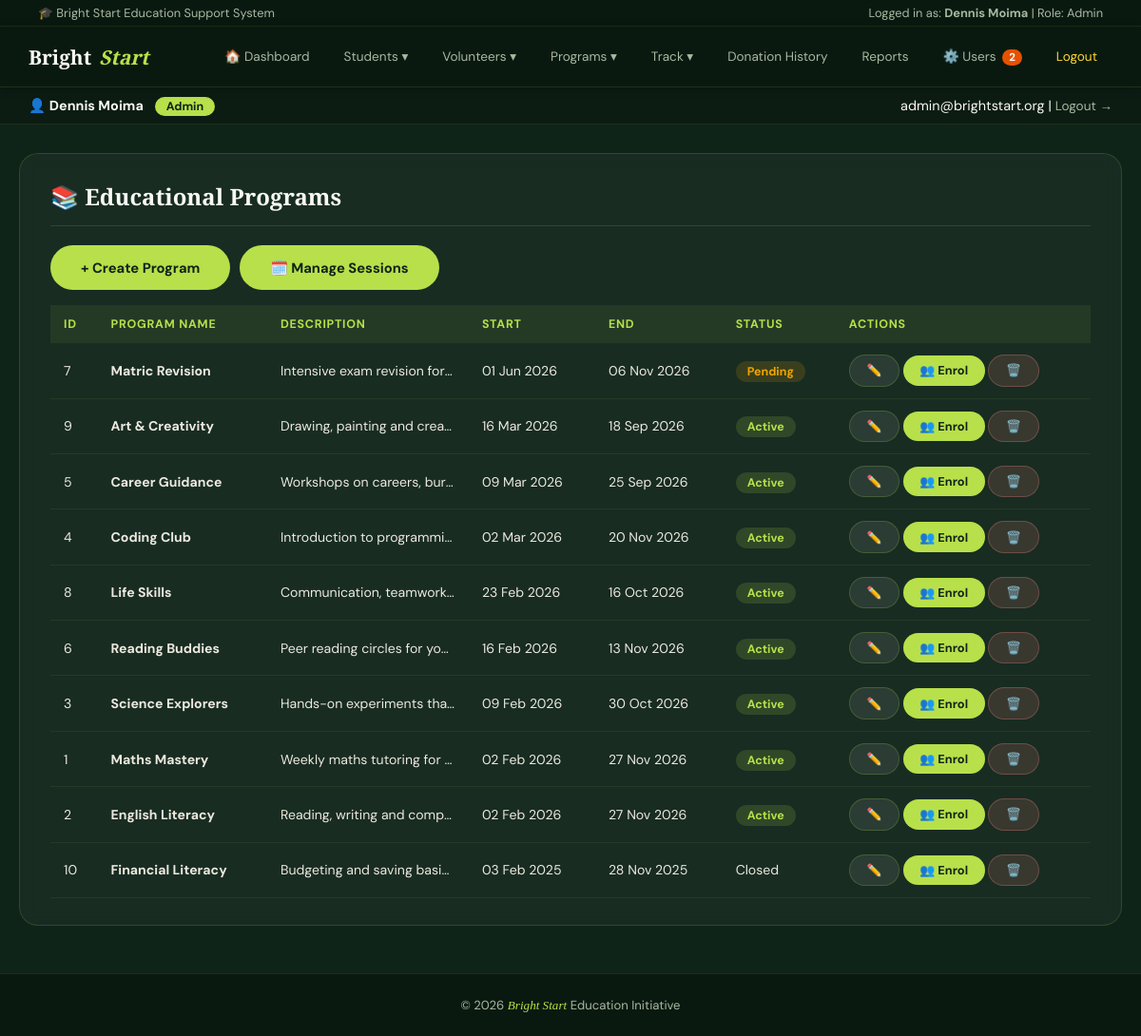
The page /programs.php (signed in) on the database its author committed.
### tables this page shows
CREATE TABLE tblprogram (
    ProgramID   INT AUTO_INCREMENT PRIMARY KEY,
    ProgramName VARCHAR(100) NOT NULL,
    Description TEXT,
    StartDate   DATE NOT NULL,
    EndDate     DATE NOT NULL,
    Status      VARCHAR(20) NOT NULL DEFAULT 'Active'    
);

### programs.php (the view, shortened to what this page needs)
<?php
require_once 'includes/DBConn.php';
$action=$_GET['action']??'list';
$editProg=null;
$programs=$conn->query(
    "SELECT * FROM tblProgram ORDER BY StartDate DESC"
);
?>
<!DOCTYPE html>
<html lang="en">
<head>
    <link rel="stylesheet" href="css/style.css">
</head>
<body>
<?php include 'includes/nav.php'; ?>
<div class="container">
    <?php if ($action==='add' || $action==='edit'): ?>
    <div class="card">
        <h2><?= $action==='edit' ? '✏️ Edit Program' : '➕ Create Program' ?></h2>
        <form method="POST" action="programs.php">
            <input type="hidden" name="action"
                   value="<?= $action==='edit'?'update':'add' ?>">
            <?php if ($editProg): ?>
                <input type="hidden" name="prog_id"
                       value="<?= $editProg['ProgramID'] ?>">
            <?php endif; ?>
            <div class="form-grid-2">
                <div class="form-group">
                    <label>Program Name *</label>
                    <input type="text" name="program_name" required
                           value="<?= htmlspecialchars($editProg['ProgramName']??'') ?>"
                           placeholder="Maths Literacy Program">
                </div>
                <div class="form-group">
                    <label>Status *</label>
                    <select name="status">
                        <?php foreach (['Active','Pending','Closed'] as $s): ?>
                            <option value="<?=$s?>"
                                <?= ($editProg['Status']??'')===$s?'selected':'' ?>>
                                <?=$s?>
                            </option>
                        <?php endforeach; ?>
                    </select>
                </div>
                <div class="form-group">
                    <label>Start Date *</label>
                    <input type="date" name="start_date" required
                           value="<?= $editProg['StartDate']??'' ?>">
                </div>
                <div class="form-group">
                    <label>End Date *</label>
                    <input type="date" name="end_date" required
                           value="<?= $editProg['EndDate']??'' ?>">
                </div>
            </div>
            <div class="form-group">
                <label>Description</label>
                <textarea name="description" rows="3"
                          placeholder="Brief description..."><?=
                    htmlspecialchars($editProg['Description']??'')
                ?></textarea>
            </div>
            <div style="display:flex; gap:10px; margin-top:10px;">
                <button type="submit" class="btn btn-primary">
                    <?= $action==='edit' ? '💾 Update' : '✅ Create Program' ?>
                </button>
                <a href="programs.php" class="btn btn-warning">Cancel</a>
            </div>
        </form>
    </div>
    <?php else: ?>
    <div class="card">
        <h2>📚 Educational Programs</h2>
        <div style="margin-bottom:16px; display:flex; gap:10px;">
            <a href="programs.php?action=add" class="btn btn-accent">
                + Create Program
            </a>
            <a href="sessions.php" class="btn btn-primary">
                🗓️ Manage Sessions
            </a>
        </div>
        <table class="data-table">
            <thead>
                <tr>
                    <th>ID</th><th>Program Name</th><th>Description</th>
                    <th>Start</th><th>End</th><th>Status</th><th>Actions</th>
                </tr>
            </thead>
            <tbody>
            <?php if ($programs && $programs->num_rows>0):
                while ($p=$programs->fetch_assoc()): ?>
                <tr>
                    <td><?= $p['ProgramID'] ?></td>
                    <td><strong><?= htmlspecialchars($p['ProgramName']) ?></strong></td>
                    <td style="max-width:180px; overflow:hidden;
                                text-overflow:ellipsis; white-space:nowrap;">
                        <?= htmlspecialchars($p['Description']) ?>
                    </td>
                    <td><?= date('d M Y',strtotime($p['StartDate'])) ?></td>
                    <td><?= date('d M Y',strtotime($p['EndDate'])) ?></td>
                    <td>
                        <span class="badge-<?= strtolower($p['Status']) ?>">
                            <?= $p['Status'] ?>
                        </span>
                    </td>
                    <td style="white-space:nowrap;">
                        <a href="programs.php?action=edit&id=<?= $p['ProgramID'] ?>"
                           class="btn btn-warning btn-sm">✏️</a>
                        <a href="enrolments.php?prog_id=<?= $p['ProgramID'] ?>"
                           class="btn btn-primary btn-sm">👥 Enrol</a>
                        <a href="programs.php?delete=<?= $p['ProgramID'] ?>"
                           class="btn btn-danger btn-sm"
                           onclick="return confirm('Delete?')">🗑️</a>
                    </td>
                </tr>
            <?php endwhile;
            endif; ?>
            </tbody>
        </table>
    </div>
    <?php endif; ?>
</div>
<footer>
    <p>&copy; 2026 <span>Bright Start</span> Education Initiative</p>
</footer>
</body>
</html>

### css/style.css (style rules this page uses)
:root { --primary: #1a3a2a; --secondary: #2d5a3d; --green-deep: #0f2419; --accent: #b8e04a; --accent-dark: #d4f06e; --light-bg: #16301f; --white: #f9f8f4; --off-white: #ede9df; --text-dark: #f9f8f4; --text-light: #a8b8a0; --border: rgba(184,224,74,0.2); --success: #b8e04a; --warning: #f0a500; --danger: #f08080; --font: 'DM Sans', sans-serif; --font-heading:'Playfair Display', serif; }
*, *::before, *::after { box-sizing: border-box; margin: 0; padding: 0; }
body { font-family: var(--font); background: var(--green-deep); color: var(--white); min-height: 100vh; }
.container { max-width: 1200px; margin: 30px auto; padding: 0 20px; }
.card { background: rgba(255,255,255,0.04); border: 1px solid rgba(184,224,74,0.15); border-radius: 1.25rem; padding: 28px 32px; margin-bottom: 24px; backdrop-filter: blur(8px); }
.card h2 { margin-bottom: 20px; color: var(--white); font-family: var(--font-heading); font-size: 1.5rem; padding-bottom: 14px; border-bottom: 1px solid rgba(184,224,74,0.15); display: flex; align-items: center; gap: 8px; }
.btn { display: inline-block; padding: 0.85rem 2rem; border: none; border-radius: 100px; font-size: .92rem; font-weight: 700; cursor: pointer; text-decoration: none; font-family: var(--font); transition: background .2s, transform .15s, opacity .2s; }
.btn-primary { background: var(--accent); color: var(--green-deep); }
.btn-accent { background: var(--accent); color: var(--green-deep); }
.btn-danger { background: rgba(240,128,128,0.15); color: #f08080; border: 1px solid rgba(240,128,128,0.3); }
.btn-warning { background: rgba(255,255,255,0.08); color: var(--off-white); border: 1px solid rgba(184,224,74,0.2); }
.btn-sm { padding: 0.45rem 1.1rem; font-size: .8rem; }
.data-table { width: 100%; border-collapse: collapse; font-size: .88rem; margin-top: 8px; }
.data-table thead tr { background: rgba(184,224,74,0.08); }
.data-table thead th { padding: 12px 14px; text-align: left; font-weight: 700; color: var(--accent); font-size: .78rem; letter-spacing: .06em; text-transform: uppercase; }
.data-table tbody tr { border-bottom: 1px solid rgba(184,224,74,0.08); transition: background .15s; }
.data-table tbody td { padding: 12px 14px; vertical-align: middle; color: var(--off-white); }
.badge-active, .badge-present { background: rgba(184,224,74,0.15); color: var(--accent); border-radius: 100px; padding: 3px 12px; font-size: .78rem; font-weight: 700; }
.badge-pending { background: rgba(240,165,0,0.15); color: #f0a500; border-radius: 100px; padding: 3px 12px; font-size: .78rem; font-weight: 700; }
footer { background: rgba(10,24,16,0.9); color: var(--text-light); text-align: center; padding: 24px; font-size: .82rem; margin-top: 50px; border-top: 1px solid rgba(184,224,74,0.1); }
footer span { color: var(--accent); font-style: italic; font-family: var(--font-heading); }

### rows shown on the page
tblprogram: ProgramID "7", ProgramName "Matric Revision", Description "Intensive exam revision for…", StartDate "01 Jun 2026", EndDate "06 Nov 2026", Status "Pending"
tblprogram: ProgramID "9", ProgramName "Art & Creativity", Description "Drawing, painting and crea…", StartDate "16 Mar 2026", EndDate "18 Sep 2026", Status "Active"
tblprogram: ProgramID "5", ProgramName "Career Guidance", Description "Workshops on careers, bur…", StartDate "09 Mar 2026", EndDate "25 Sep 2026", Status "Active"
tblprogram: ProgramID "4", ProgramName "Coding Club", Description "Introduction to programmi…", StartDate "02 Mar 2026", EndDate "20 Nov 2026", Status "Active"
tblprogram: ProgramID "8", ProgramName "Life Skills", Description "Communication, teamwork…", StartDate "23 Feb 2026", EndDate "16 Oct 2026", Status "Active"
tblprogram: ProgramID "6", ProgramName "Reading Buddies", Description "Peer reading circles for yo…", StartDate "16 Feb 2026", EndDate "13 Nov 2026", Status "Active"
tblprogram: ProgramID "3", ProgramName "Science Explorers", Description "Hands-on experiments tha…", StartDate "09 Feb 2026", EndDate "30 Oct 2026", Status "Active"
tblprogram: ProgramID "1", ProgramName "Maths Mastery", Description "Weekly maths tutoring for…", StartDate "02 Feb 2026", EndDate "27 Nov 2026", Status "Active"
tblprogram: ProgramID "2", ProgramName "English Literacy", Description "Reading, writing and comp…", StartDate "02 Feb 2026", EndDate "27 Nov 2026", Status "Active"
tblprogram: ProgramID "10", ProgramName "Financial Literacy", Description "Budgeting and saving basi…", StartDate "03 Feb 2025", EndDate "28 Nov 2025", Status "Closed"

### other values the page prints
$currentUser "Dennis Moima"
$currentRole "Admin"
$pendingNavCount "2"
$currentEmail "admin@brightstart.org"
